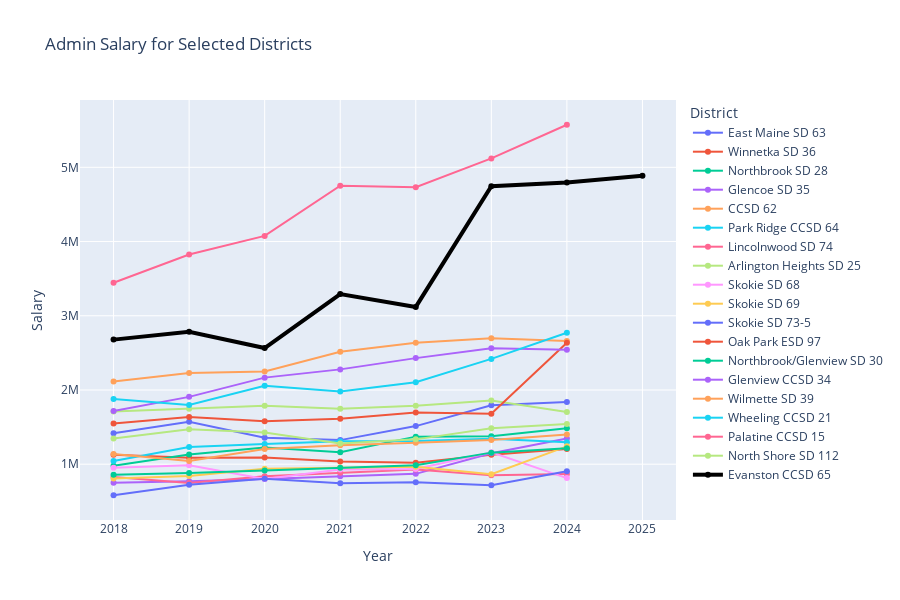

The code cell stored with this chart in its notebook:
### Code cell
# Plot admin salary over time for each district
fig_admin_salary = go.Figure()
for district in target_districts:
    district_data = admin_data[admin_data['District'] == district]
    # Make 'Evanston CCSD 65' stand out with a thicker line and use black color
    if district == 'Evanston CCSD 65':
        fig_admin_salary.add_trace(go.Scatter(x=district_data['SchoolYearId'], y=district_data['salary_total'], mode='lines+markers', name=district, line=dict(width=4, color='black')))
        continue
    fig_admin_salary.add_trace(go.Scatter(x=district_data['SchoolYearId'], y=district_data['salary_total'], mode='lines+markers', name=district))
fig_admin_salary.update_layout(
    title='Admin Salary for Selected Districts',
    xaxis_title='Year',
    yaxis_title='Salary',
    legend_title='District',
    height=600
)
fig_admin_salary.show()

### Figure 1 — Plotly figure (JSON) as saved in the notebook; plotly's stock layout.template omitted (floating-point values rounded to 4 significant figures)
{"data": [{"mode": "lines+markers", "name": "East Maine SD 63", "type": "scatter", "x": [2018, 2019, 2020, 2021, 2022, 2023, 2024], "y": [1417000.0, 1572000.0, 1355000.0, 1324000.0, 1513000.0, 1795000.0, 1838000.0]}, {"mode": "lines+markers", "name": "Winnetka SD 36", "type": "scatter", "x": [2018, 2019, 2020, 2021, 2022, 2023, 2024], "y": [1126000.0, 1088000.0, 1089000.0, 1035000.0, 1018000.0, 1127000.0, 1204000.0]}, {"mode": "lines+markers", "name": "Northbrook SD 28", "type": "scatter", "x": [2018, 2019, 2020, 2021, 2022, 2023, 2024], "y": [977600.0, 1129000.0, 1225000.0, 1161000.0, 1371000.0, 1377000.0, 1485000.0]}, {"mode": "lines+markers", "name": "Glencoe SD 35", "type": "scatter", "x": [2018, 2019, 2020, 2021, 2022, 2023, 2024], "y": [750600.0, 771000.0, 801900.0, 837500.0, 869700.0, 1147000.0, 1345000.0]}, {"mode": "lines+markers", "name": "CCSD 62", "type": "scatter", "x": [2018, 2019, 2020, 2021, 2022, 2023, 2024], "y": [2115000.0, 2229000.0, 2250000.0, 2516000.0, 2637000.0, 2698000.0, 2661000.0]}, {"mode": "lines+markers", "name": "Park Ridge CCSD 64", "type": "scatter", "x": [2018, 2019, 2020, 2021, 2022, 2023, 2024], "y": [1042000.0, 1232000.0, 1273000.0, 1311000.0, 1311000.0, 1344000.0, 1294000.0]}, {"mode": "lines+markers", "name": "Lincolnwood SD 74", "type": "scatter", "x": [2018, 2019, 2020, 2021, 2022, 2023, 2024], "y": [827200.0, 747500.0, 837300.0, 883900.0, 926900.0, 849300.0, 868700.0]}, {"mode": "lines+markers", "name": "Arlington Heights SD 25", "type": "scatter", "x": [2018, 2019, 2020, 2021, 2022, 2023, 2024], "y": [1710000.0, 1747000.0, 1787000.0, 1746000.0, 1787000.0, 1859000.0, 1702000.0]}, {"mode": "lines+markers", "name": "Skokie SD 68", "type": "scatter", "x": [2018, 2019, 2020, 2021, 2022, 2023, 2024], "y": [951300.0, 985600.0, 800600.0, 927800.0, 936600.0, 1161000.0, 812300.0]}, {"mode": "lines+markers", "name": "Skokie SD 69", "type": "scatter", "x": [2018, 2019, 2020, 2021, 2022, 2023, 2024], "y": [806900.0, 839300.0, 937900.0, 956200.0, 964500.0, 864400.0, 1240000.0]}, {"mode": "lines+markers", "name": "Skokie SD 73-5", "type": "scatter", "x": [2018, 2019, 2020, 2021, 2022, 2023, 2024], "y": [581500.0, 723100.0, 803900.0, 742900.0, 756700.0, 715700.0, 905300.0]}, {"mode": "lines+markers", "name": "Oak Park ESD 97", "type": "scatter", "x": [2018, 2019, 2020, 2021, 2022, 2023, 2024], "y": [1548000.0, 1634000.0, 1579000.0, 1612000.0, 1696000.0, 1680000.0, 2636000.0]}, {"mode": "lines+markers", "name": "Northbrook/Glenview SD 30", "type": "scatter", "x": [2018, 2019, 2020, 2021, 2022, 2023, 2024], "y": [856700.0, 880500.0, 915800.0, 953100.0, 987300.0, 1156000.0, 1216000.0]}, {"mode": "lines+markers", "name": "Glenview CCSD 34", "type": "scatter", "x": [2018, 2019, 2020, 2021, 2022, 2023, 2024], "y": [1716000.0, 1907000.0, 2166000.0, 2277000.0, 2429000.0, 2562000.0, 2542000.0]}, {"mode": "lines+markers", "name": "Wilmette SD 39", "type": "scatter", "x": [2018, 2019, 2020, 2021, 2022, 2023, 2024], "y": [1136000.0, 1044000.0, 1205000.0, 1254000.0, 1290000.0, 1325000.0, 1399000.0]}, {"mode": "lines+markers", "name": "Wheeling CCSD 21", "type": "scatter", "x": [2018, 2019, 2020, 2021, 2022, 2023, 2024], "y": [1877000.0, 1798000.0, 2056000.0, 1980000.0, 2105000.0, 2419000.0, 2770000.0]}, {"mode": "lines+markers", "name": "Palatine CCSD 15", "type": "scatter", "x": [2018, 2019, 2020, 2021, 2022, 2023, 2024], "y": [3445000.0, 3825000.0, 4075000.0, 4751000.0, 4732000.0, 5120000.0, 5573000.0]}, {"mode": "lines+markers", "name": "North Shore SD 112", "type": "scatter", "x": [2018, 2019, 2020, 2021, 2022, 2023, 2024], "y": [1345000.0, 1470000.0, 1425000.0, 1280000.0, 1334000.0, 1483000.0, 1543000.0]}, {"line": {"color": "black", "width": 4}, "mode": "lines+markers", "name": "Evanston CCSD 65", "type": "scatter", "x": [2018, 2019, 2020, 2021, 2022, 2023, 2024, 2025], "y": [2678000.0, 2783000.0, 2565000.0, 3293000.0, 3119000.0, 4745000.0, 4795000.0, 4886000.0]}], "layout": {"height": 600, "legend": {"title": {"text": "District"}}, "title": {"text": "Admin Salary for Selected Districts"}, "xaxis": {"title": {"text": "Year"}}, "yaxis": {"title": {"text": "Salary"}}}}
